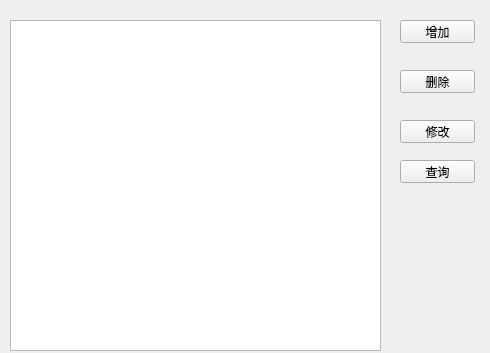
<?xml version="1.0" encoding="UTF-8"?>
<ui version="4.0">
 <class>Form</class>
 <widget class="QWidget" name="Form">
  <property name="geometry">
   <rect>
    <x>0</x>
    <y>0</y>
    <width>490</width>
    <height>353</height>
   </rect>
  </property>
  <property name="windowTitle">
   <string>Form</string>
  </property>
  <widget class="QTableWidget" name="tableWidget">
   <property name="geometry">
    <rect>
     <x>10</x>
     <y>20</y>
     <width>371</width>
     <height>331</height>
    </rect>
   </property>
  </widget>
  <widget class="QPushButton" name="pushButton">
   <property name="geometry">
    <rect>
     <x>400</x>
     <y>20</y>
     <width>75</width>
     <height>23</height>
    </rect>
   </property>
   <property name="text">
    <string>增加</string>
   </property>
  </widget>
  <widget class="QPushButton" name="pushButton_2">
   <property name="geometry">
    <rect>
     <x>400</x>
     <y>70</y>
     <width>75</width>
     <height>23</height>
    </rect>
   </property>
   <property name="text">
    <string>删除</string>
   </property>
  </widget>
  <widget class="QPushButton" name="pushButton_3">
   <property name="geometry">
    <rect>
     <x>400</x>
     <y>120</y>
     <width>75</width>
     <height>23</height>
    </rect>
   </property>
   <property name="text">
    <string>修改</string>
   </property>
  </widget>
  <widget class="QPushButton" name="pushButton_4">
   <property name="geometry">
    <rect>
     <x>400</x>
     <y>160</y>
     <width>75</width>
     <height>23</height>
    </rect>
   </property>
   <property name="text">
    <string>查询</string>
   </property>
  </widget>
 </widget>
 <resources/>
 <connections/>
</ui>
